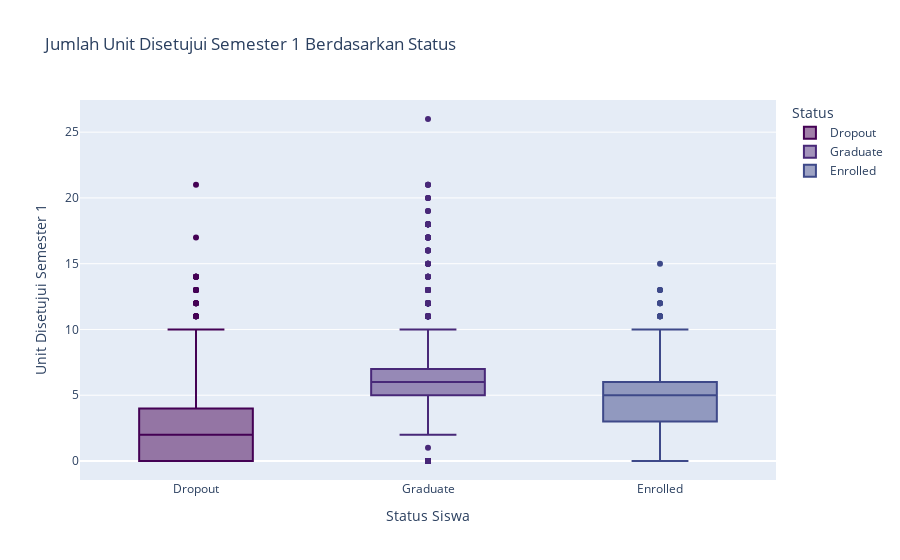

Source (notebook cell):
### Code cell
# Jumlah unit disetujui semester 1 berdasarkan status
fig = px.box(df, x='Status', y='Curricular_units_1st_sem_approved',
             title='Jumlah Unit Disetujui Semester 1 Berdasarkan Status',
             color='Status', color_discrete_sequence=px.colors.sequential.Viridis)
fig.update_layout(xaxis_title='Status Siswa', yaxis_title='Unit Disetujui Semester 1')
fig.show()

### Figure 1 — Plotly figure (JSON) as saved in the notebook; plotly's stock layout.template omitted (floating-point values rounded to 4 significant figures; data arrays with more than 128 entries replaced by an {"elided": "..."} marker saying what was removed)
{"data": [{"alignmentgroup": "True", "hovertemplate": "Status=%{x}<br>Curricular_units_1st_sem_approved=%{y}<extra></extra>", "legendgroup": "Dropout", "marker": {"color": "#440154"}, "name": "Dropout", "notched": false, "offsetgroup": "Dropout", "orientation": "v", "showlegend": true, "type": "box", "x": {"elided": "1421 str values"}, "x0": " ", "xaxis": "x", "y": {"elided": "1421 int values"}, "y0": " ", "yaxis": "y"}, {"alignmentgroup": "True", "hovertemplate": "Status=%{x}<br>Curricular_units_1st_sem_approved=%{y}<extra></extra>", "legendgroup": "Graduate", "marker": {"color": "#482878"}, "name": "Graduate", "notched": false, "offsetgroup": "Graduate", "orientation": "v", "showlegend": true, "type": "box", "x": {"elided": "2209 str values"}, "x0": " ", "xaxis": "x", "y": {"elided": "2209 int values"}, "y0": " ", "yaxis": "y"}, {"alignmentgroup": "True", "hovertemplate": "Status=%{x}<br>Curricular_units_1st_sem_approved=%{y}<extra></extra>", "legendgroup": "Enrolled", "marker": {"color": "#3e4989"}, "name": "Enrolled", "notched": false, "offsetgroup": "Enrolled", "orientation": "v", "showlegend": true, "type": "box", "x": {"elided": "794 str values"}, "x0": " ", "xaxis": "x", "y": {"elided": "794 int values"}, "y0": " ", "yaxis": "y"}], "layout": {"boxmode": "overlay", "legend": {"title": {"text": "Status"}, "tracegroupgap": 0}, "title": {"text": "Jumlah Unit Disetujui Semester 1 Berdasarkan Status"}, "xaxis": {"anchor": "y", "categoryarray": ["Dropout", "Graduate", "Enrolled"], "categoryorder": "array", "domain": [0, 1], "title": {"text": "Status Siswa"}}, "yaxis": {"anchor": "x", "domain": [0, 1], "title": {"text": "Unit Disetujui Semester 1"}}}}
